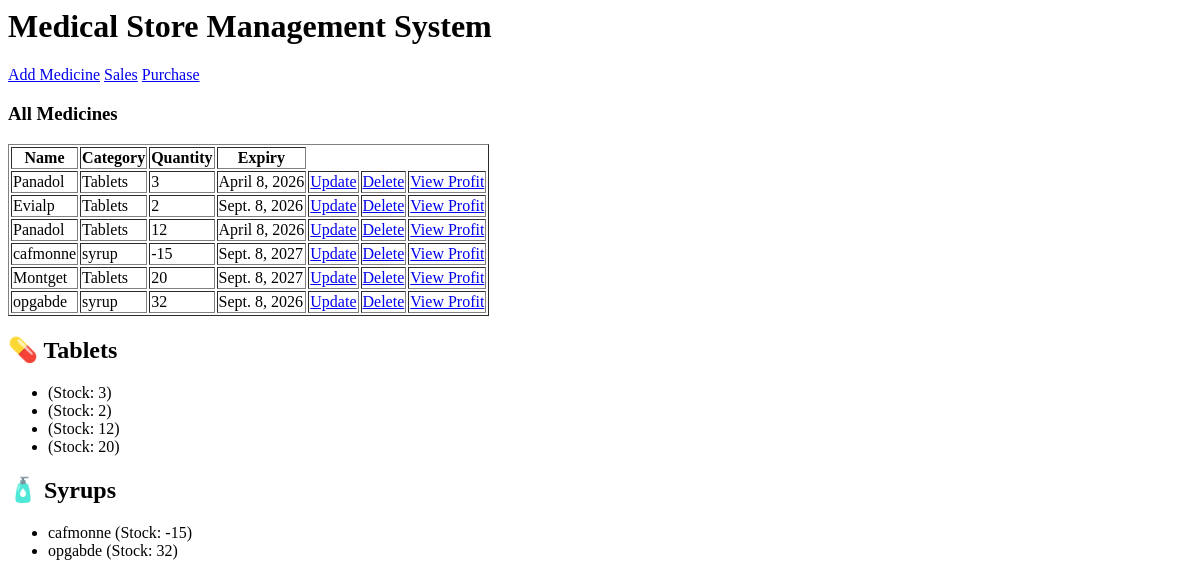
/, run on an earlier commit of the app's database.
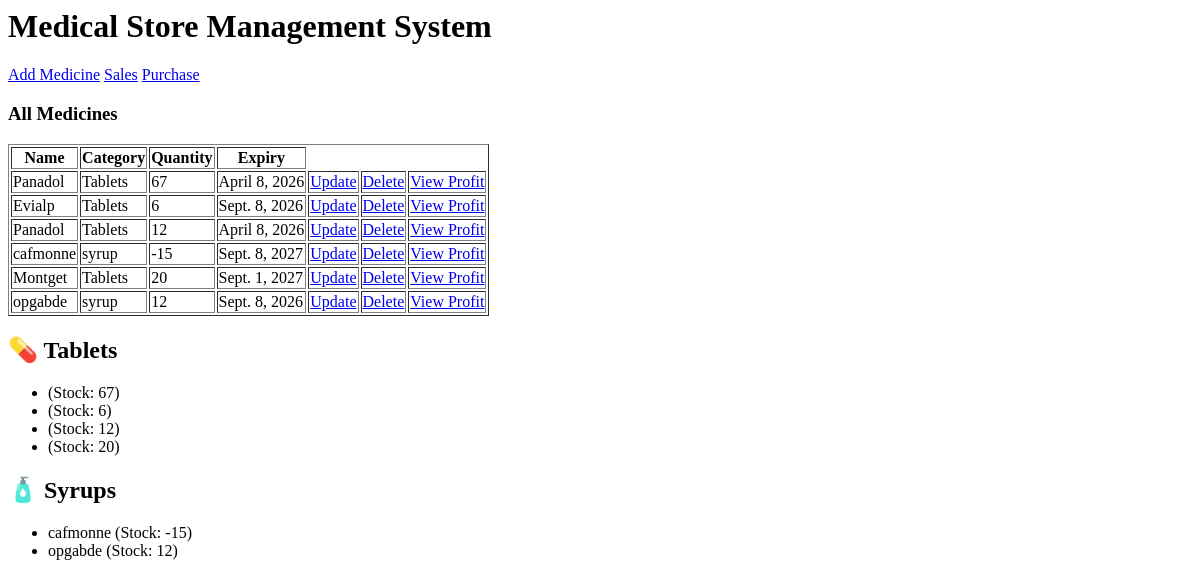
And on a later commit of the database.
### pharmacy/models.py (models this page shows, shortened)
class Medicine(models.Model):
    name=models.CharField(max_length=100)
    category=models.CharField(max_length=100)
    price=models.FloatField()
    quantity=models.IntegerField()
    expiry_date=models.DateField()

### pharmacy/views.py (the view)
# urls.py: path('',home,name='home'),
def home(request):
    medicines=Medicine.objects.all()
    tablets=Medicine.objects.filter(category='Tablets')
    syrups=Medicine.objects.filter(category='syrup')
    return render(request, 'index.html',
                { 'medicines':medicines,
                 'tablets':tablets,
                 'syrups':syrups}
                  )

### templates/index.html (shortened to what this page needs)
<h1>Medical Store Management System</h1>
<a href="/add_medicine/">Add Medicine</a>
<a href="/create_sale/">Sales</a>
<a href="/create_purchase/">Purchase</a>
<h3>All Medicines</h3>
<table border="1">
    <tr>
        <th>Name</th>
        <th>Category</th>
        <th>Quantity</th>
        <th>Expiry</th>
    </tr>
    {% for m in medicines %}
    <tr>
        <td>{{m.name}}</td>
        <td>{{m.category}}</td>
        <td>{{m.quantity}}</td>
        <td>{{m.expiry_date}}</td>
        <td>
            <a href="{% url 'update_medicine' id=m.id %}">Update</a>
        </td>
        <td>
            <a href="{% url 'delete_medicine' id=m.id %}">Delete</a>
        </td>
        <td>
    <a href="{% url 'profit' id=m.id %}">View Profit</a>
</td>
    </tr>
{% endfor %}
</table>
<h2>💊 Tablets</h2>
<ul>
    {% for t in tablets %}
    <li>{{ s.name }} (Stock: {{ t.quantity }})</li>
    {% endfor %}
</ul>
<h2>🧴 Syrups</h2>
<ul>
    {% for s in syrups %}
    <li>{{ s.name }} (Stock: {{ s.quantity }})</li>
    {% endfor %}
</ul>

What changed in the data, as far as the page shows it:
changed Medicine (number 1 of 6 on the later page): quantity "3" → "67"
changed Medicine "Evialp": quantity "2" → "6"
changed Medicine "Montget": expiry_date "Sept. 8, 2027" → "Sept. 1, 2027"
changed Medicine "opgabde": quantity "32" → "12"
